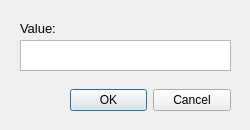
<?xml version="1.0" encoding="UTF-8"?>
<ui version="4.0">
 <class>FormSingleValue</class>
 <widget class="QDialog" name="FormSingleValue">
  <property name="windowModality">
   <enum>Qt::WindowModal</enum>
  </property>
  <property name="geometry">
   <rect>
    <x>0</x>
    <y>0</y>
    <width>250</width>
    <height>130</height>
   </rect>
  </property>
  <property name="windowTitle">
   <string>Insert value</string>
  </property>
  <property name="modal">
   <bool>true</bool>
  </property>
  <widget class="QDialogButtonBox" name="buttonBox">
   <property name="geometry">
    <rect>
     <x>70</x>
     <y>80</y>
     <width>161</width>
     <height>41</height>
    </rect>
   </property>
   <property name="orientation">
    <enum>Qt::Horizontal</enum>
   </property>
   <property name="standardButtons">
    <set>QDialogButtonBox::Cancel|QDialogButtonBox::Ok</set>
   </property>
  </widget>
  <widget class="QPlainTextEdit" name="textEditValue">
   <property name="geometry">
    <rect>
     <x>20</x>
     <y>40</y>
     <width>211</width>
     <height>31</height>
    </rect>
   </property>
   <property name="inputMethodHints">
    <set>Qt::ImhPreferNumbers</set>
   </property>
  </widget>
  <widget class="QLabel" name="label">
   <property name="geometry">
    <rect>
     <x>20</x>
     <y>20</y>
     <width>71</width>
     <height>16</height>
    </rect>
   </property>
   <property name="font">
    <font>
     <family>Arial</family>
     <pointsize>10</pointsize>
    </font>
   </property>
   <property name="text">
    <string>Value:</string>
   </property>
  </widget>
 </widget>
 <resources/>
 <connections>
  <connection>
   <sender>buttonBox</sender>
   <signal>accepted()</signal>
   <receiver>FormSingleValue</receiver>
   <slot>accept()</slot>
   <hints>
    <hint type="sourcelabel">
     <x>248</x>
     <y>254</y>
    </hint>
    <hint type="destinationlabel">
     <x>157</x>
     <y>274</y>
    </hint>
   </hints>
  </connection>
  <connection>
   <sender>buttonBox</sender>
   <signal>rejected()</signal>
   <receiver>FormSingleValue</receiver>
   <slot>reject()</slot>
   <hints>
    <hint type="sourcelabel">
     <x>316</x>
     <y>260</y>
    </hint>
    <hint type="destinationlabel">
     <x>286</x>
     <y>274</y>
    </hint>
   </hints>
  </connection>
 </connections>
</ui>
